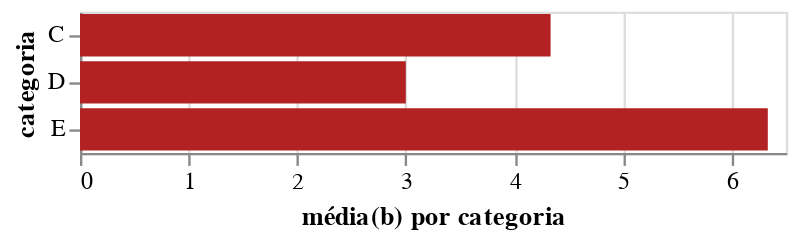

The code cell stored with this chart in its notebook:
### Markdown cell above
### Personalizando sua Visualização
O Altair fornece uma API para personalizar propriedades visuais. Por exemplo, podemos definir os títulos dos eixos e a cor das marcas:

### Code cell
alt.Chart(dados).mark_bar(color='firebrick').encode(
    alt.Y('a').title('categoria'),
    alt.X('average(b)').title('média(b) por categoria')
)

### Figure 1 — Vega-Lite specification as saved in the notebook (floating-point values rounded to 4 significant figures)
{"config": {"view": {"continuousWidth": 300, "continuousHeight": 300}}, "data": {"name": "data-9b610f80003d046838adda5e50d859e9"}, "mark": {"type": "bar", "color": "firebrick"}, "encoding": {"x": {"aggregate": "average", "field": "b", "title": "média(b) por categoria", "type": "quantitative"}, "y": {"field": "a", "title": "categoria", "type": "nominal"}}, "$schema": "https://vega.github.io/schema/vega-lite/v5.20.1.json", "datasets": {"data-9b610f80003d046838adda5e50d859e9": [{"a": "C", "b": 2}, {"a": "C", "b": 7}, {"a": "C", "b": 4}, {"a": "D", "b": 1}, {"a": "D", "b": 2}, {"a": "D", "b": 6}, {"a": "E", "b": 8}, {"a": "E", "b": 4}, {"a": "E", "b": 7}]}}
